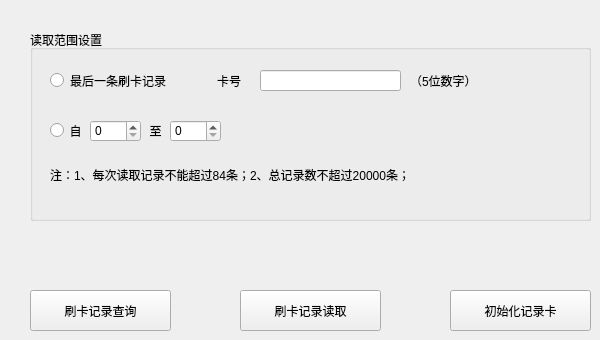
  <widget class="QWidget" name="tab3">
   <attribute name="title">
    <string>数据读取卡</string>
   </attribute>
   <widget class="QGroupBox" name="groupBox_8">
    <property name="geometry">
     <rect>
      <x>30</x>
      <y>30</y>
      <width>561</width>
      <height>191</height>
     </rect>
    </property>
    <property name="title">
     <string>读取范围设置</string>
    </property>
    <widget class="QLineEdit" name="lineEdit_11">
     <property name="geometry">
      <rect>
       <x>230</x>
       <y>40</y>
       <width>141</width>
       <height>21</height>
      </rect>
     </property>
    </widget>
    <widget class="QLabel" name="label_21">
     <property name="geometry">
      <rect>
       <x>170</x>
       <y>40</y>
       <width>41</width>
       <height>21</height>
      </rect>
     </property>
     <property name="styleSheet">
      <string notr="true"/>
     </property>
     <property name="text">
      <string>卡号</string>
     </property>
     <property name="alignment">
      <set>Qt::AlignRight|Qt::AlignTrailing|Qt::AlignVCenter</set>
     </property>
    </widget>
    <widget class="QLabel" name="label_22">
     <property name="geometry">
      <rect>
       <x>380</x>
       <y>40</y>
       <width>81</width>
       <height>21</height>
      </rect>
     </property>
     <property name="styleSheet">
      <string notr="true"/>
     </property>
     <property name="text">
      <string>（5位数字）</string>
     </property>
    </widget>
    <widget class="QRadioButton" name="radioButton_18">
     <property name="geometry">
      <rect>
       <x>20</x>
       <y>40</y>
       <width>151</width>
       <height>21</height>
      </rect>
     </property>
     <property name="text">
      <string>最后一条刷卡记录</string>
     </property>
    </widget>
    <widget class="QRadioButton" name="radioButton_19">
     <property name="geometry">
      <rect>
       <x>20</x>
       <y>90</y>
       <width>271</width>
       <height>21</height>
      </rect>
     </property>
     <property name="text">
      <string/>
     </property>
    </widget>
    <widget class="QLabel" name="label_30">
     <property name="geometry">
      <rect>
       <x>110</x>
       <y>90</y>
       <width>31</width>
       <height>21</height>
      </rect>
     </property>
     <property name="styleSheet">
      <string notr="true"/>
     </property>
     <property name="text">
      <string>至</string>
     </property>
     <property name="alignment">
      <set>Qt::AlignCenter</set>
     </property>
    </widget>
    <widget class="QSpinBox" name="spinBox">
     <property name="geometry">
      <rect>
       <x>60</x>
       <y>90</y>
       <width>51</width>
       <height>22</height>
      </rect>
     </property>
    </widget>
    <widget class="QLabel" name="label_31">
     <property name="geometry">
      <rect>
       <x>30</x>
       <y>90</y>
       <width>31</width>
       <height>21</height>
      </rect>
     </property>
     <property name="styleSheet">
      <string notr="true"/>
     </property>
     <property name="text">
      <string>自</string>
     </property>
     <property name="alignment">
      <set>Qt::AlignCenter</set>
     </property>
    </widget>
    <widget class="QSpinBox" name="spinBox_2">
     <property name="geometry">
      <rect>
       <x>140</x>
       <y>90</y>
       <width>51</width>
       <height>22</height>
      </rect>
     </property>
    </widget>
    <widget class="QLabel" name="label_25">
     <property name="geometry">
      <rect>
       <x>20</x>
       <y>130</y>
       <width>501</width>
       <height>31</height>
      </rect>
     </property>
     <property name="styleSheet">
      <string notr="true"/>
     </property>
     <property name="text">
      <string>&lt;html&gt;&lt;head/&gt;&lt;body&gt;&lt;p&gt;注：1、每次读取记录不能超过84条；2、总记录数不超过20000条；&lt;/p&gt;&lt;/body&gt;&lt;/html&gt;</string>
     </property>
    </widget>
   </widget>
   <widget class="QPushButton" name="pushButton_14">
    <property name="geometry">
     <rect>
      <x>30</x>
      <y>290</y>
      <width>141</width>
      <height>41</height>
     </rect>
    </property>
    <property name="text">
     <string>刷卡记录查询</string>
    </property>
   </widget>
   <widget class="QPushButton" name="pushButton_15">
    <property name="geometry">
     <rect>
      <x>240</x>
      <y>290</y>
      <width>141</width>
      <height>41</height>
     </rect>
    </property>
    <property name="text">
     <string>刷卡记录读取</string>
    </property>
   </widget>
   <widget class="QPushButton" name="pushButton_16">
    <property name="geometry">
     <rect>
      <x>450</x>
      <y>290</y>
      <width>141</width>
      <height>41</height>
     </rect>
    </property>
    <property name="text">
     <string>初始化记录卡</string>
    </property>
   </widget>
  </widget>
